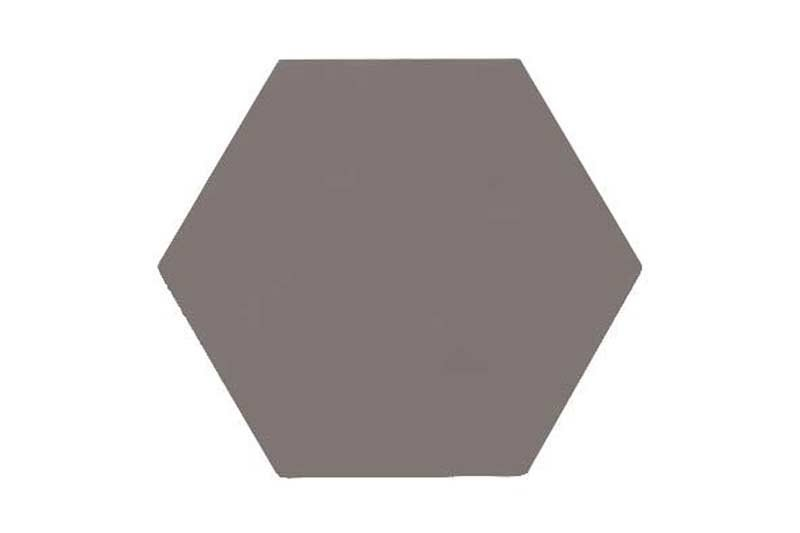
#> input picture pa2/images/hexagon.jpg, 800 x 533 px
$ python -i segment.py   (imports and definitions only)
#> lines starting #> are read from the running program, lines starting #| are printed output that depends on the picture
### pa2/student/colors.py
__colorStrings = ['000000',
 '00FF00',
 '0000FF',
 'FF0000',
 '01FFFE',
 'FFA6FE',
 'FFDB66',
 '006401',
 '010067',
 '95003A',
 '007DB5',
 'FF00F6',
 'FFEEE8',
 '774D00',
 '90FB92',
 '0076FF',
 'D5FF00',
 'FF937E',
 '6A826C',
 'FF029D',
 'FE8900',
 '7A4782',
 '7E2DD2',
 '85A900',
 'FF0056',
 'A42400',
 '00AE7E',
 '683D3B',
 'BDC6FF',
 '263400',
 'BDD393',
 '00B917',
 '9E008E',
 '001544',
 'C28C9F',
 'FF74A3',
 '01D0FF',
 '004754',
 'E56FFE',
 '788231',
 '0E4CA1',
 '91D0CB',
 'BE9970',
 '968AE8',
 'BB8800',
 '43002C',
 'DEFF74',
 '00FFC6',
 'FFE502',
 '620E00',
 '008F9C',
 '98FF52',
 '7544B1',
 'B500FF',
 '00FF78',
 'FF6E41',
 '005F39',
 '6B6882',
 '5FAD4E',
 'A75740',
 'A5FFD2',
 'FFB167',
 '009BFF',
 'E85EBE']


COLORS = []
for string in __colorStrings:
    COLORS.append([int('0x' +string[:2],0), int('0x' +string[2:4],0), int('0x' +string[4:],0)])


### pa2/student/segment.py
# segment.py - Segments an input image.
# Cornell University CS 4670/5670: Intro Computer Vision
import math
import numpy as np
import scipy
import scipy.sparse
from scipy.sparse import spdiags
from scipy.signal import convolve2d
import cv2
from colors import COLORS


#########################################################
###    Part A: Image Processing Functions
#########################################################

# TODO:PA2 Fill in this function
# [59 lines left out: functions normalizeImage, getDisplayGradient, not called in this run]

# TODO:PA2 Fill in this function
def takeXGradient(cvImage):
    '''
    Compute the x-derivative of the input image with an appropriate
    Sobel implementation. Should return an array made of floating
    point numbers.

    Parameters:
        cvImage - an (m x n) or (m x n x 3) image

    Return:
        xGrad - the derivative of cvImage at each position w.r.t. the x axis.

    '''
    cvImage32 = cvImage.astype(np.float32)
    filter1 = np.array([[1], [2], [1]], dtype = np.float32)
    filter2 = np.array([[1, 0, -1]], dtype = np.float32)
    shape = np.shape(cvImage32)
    if len(shape)==2:
        m,n = np.shape(cvImage32)
        conv1 = convolve2d(cvImage32, filter1, mode='same', boundary='fill', fillvalue=0)
        conv2 = convolve2d(conv1, filter2, mode='same', boundary='fill', fillvalue=0)
        return conv2
    else:#color image
        #convolve each channel seperately
        b,g,r = cv2.split(cvImage32)
        conv1_b = convolve2d(b,       filter1, mode='same', boundary='fill', fillvalue=0)
        conv2_b = convolve2d(conv1_b, filter2, mode='same', boundary='fill', fillvalue=0)
        conv1_g = convolve2d(g,       filter1, mode='same', boundary='fill', fillvalue=0)
        conv2_g = convolve2d(conv1_g, filter2, mode='same', boundary='fill', fillvalue=0)
        conv1_r = convolve2d(r,       filter1, mode='same', boundary='fill', fillvalue=0)
        conv2_r = convolve2d(conv1_r, filter2, mode='same', boundary='fill', fillvalue=0)
        img = cv2.merge((conv2_b,conv2_g,conv2_r))
        return img

    # TODO:PA2 Fill in this function
def takeYGradient(cvImage):
    # '''
    # Compute the y-derivative of the input image with an appropriate
    # Sobel implementation. Should return an array made of floating
    # point numbers.
    #
    # Parameters:
    #     cvImage - an (m x n) or (m x n x 3) image
    #
    # Return:
    # yGrad - the derivative of cvImage at each position w.r.t. the y axis.
    # '''
    cvImage32 = cvImage.astype(np.float32)
    filter1 = np.array([[1], [2], [1]], dtype = np.float32)
    filter2 = np.array([[1, 0, -1]], dtype = np.float32)
    shape = np.shape(cvImage32)
    if len(shape)==2:
        m,n = np.shape(cvImage32)
        conv1 = convolve2d(cvImage32, filter1, mode='same', boundary='fill', fillvalue=0)
        conv2 = convolve2d(conv1, filter2, mode='same', boundary='fill', fillvalue=0)
        return conv2
    else:#color image
        #convolve each channel seperately
        b,g,r = cvImage32[:,:,0],cvImage32[:,:,1],cvImage32[:,:,2] #cv2.split(cvImage32)
        conv1_b = convolve2d(b,       filter1, mode='same', boundary='fill', fillvalue=0)
        conv2_b = convolve2d(conv1_b, filter2, mode='same', boundary='fill', fillvalue=0)
        conv1_g = convolve2d(g,       filter1, mode='same', boundary='fill', fillvalue=0)
        conv2_g = convolve2d(conv1_g, filter2, mode='same', boundary='fill', fillvalue=0)
        conv1_r = convolve2d(r,       filter1, mode='same', boundary='fill', fillvalue=0)
        conv2_r = convolve2d(conv1_r, filter2, mode='same', boundary='fill', fillvalue=0)
        img = np.zeros(shape,dtype=np.float32)#cv2.merge((conv2_b,conv2_g,conv2_r))
        img [:,:,0] = conv2_b
        img [:,:,1] = conv2_g
        img [:,:,2] = conv2_r
        return img
    # # TODO:PA2 Fill in this function
def takeGradientMag(cvImage):
    '''
    Compute the gradient magnitude of the input image for each
    pixel in the image.

    Parameters:
        cvImage - an (m x n) or (m x n x 3) image

    Return:
        gradMag - the magnitude of the 2D gradient of cvImage.
    if multiple channels, handle each channel seperately.
    '''
    #take the gradient with respect to x and y and then find the magnitude of the gradient (by taking the dot product of it with itself)
    shape = np.shape(cvImage)
    if len(shape)==2:
        grad_x = (takeXGradient(cvImage))
        grad_x_sq = np.power(grad_x,2)
        grad_y = (takeYGradient(cvImage))
        grad_y_sq = np.power(grad_y,2)
        return np.power(np.add(grad_x_sq, grad_y_sq), .5)

    else:#color image
        #convolve each channel seperately
        grad_x = (takeXGradient(cvImage))
        grad_x_b,grad_x_g,grad_x_r = cv2.split(grad_x)
        grad_x_sq_b = np.power(grad_x_b,2)
        grad_x_sq_g = np.power(grad_x_g,2)
        grad_x_sq_r = np.power(grad_x_r,2)

        grad_y = (takeYGradient(cvImage))
        grad_y_b,grad_y_g,grad_y_r = cv2.split(grad_y)
        grad_y_sq_b = np.power(grad_y_b,2)
        grad_y_sq_g = np.power(grad_y_g,2)
        grad_y_sq_r = np.power(grad_y_r,2)

        sqrt_b = np.power(np.add(grad_x_sq_b, grad_y_sq_b), .5)
        sqrt_g =np.power(np.add(grad_x_sq_g, grad_y_sq_g), .5)
        sqrt_r =np.power(np.add(grad_x_sq_r, grad_y_sq_r), .5)

        mg = cv2.merge((sqrt_b,sqrt_g,sqrt_r))
        return mg

    #add the two squared gradients together and take the square root.

#########################################################
###    Part B: k-Means Segmentation Functions
#########################################################

# TODO:PA2 Fill in this function
# [285 lines left out: functions chooseRandomCenters, kMeansSolver, convertToHsv, kMeansSegmentation, getTotalNodeWeights, approxNormalizedBisect and 3 more, not called in this run]


>>> import cv2
>>> picture = cv2.imread('../images/hexagon.jpg')
#> picture is the input picture: shape (533, 800, 3); mean B, G, R 205.3, 205.5, 209.6
>>> result = takeGradientMag(picture)
#> in takeXGradient, `conv1_b = convolve2d(b,       filter1, mode='same', boundary='fill', f..`:
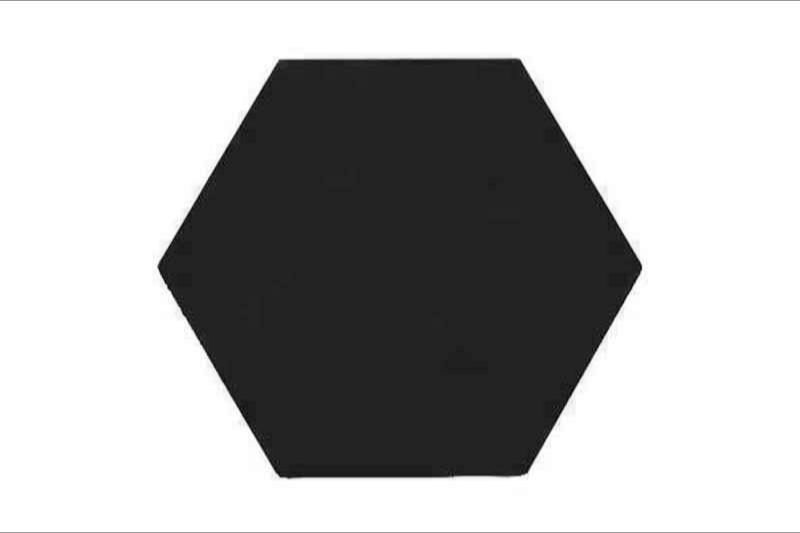
#> conv1_b: shape (533, 800) float32; min 379, max 1020, mean 820.4; drawn with min black and max white
#> in takeXGradient, `conv2_b = convolve2d(conv1_b, filter2, mode='same', boundary='fill', f..`:
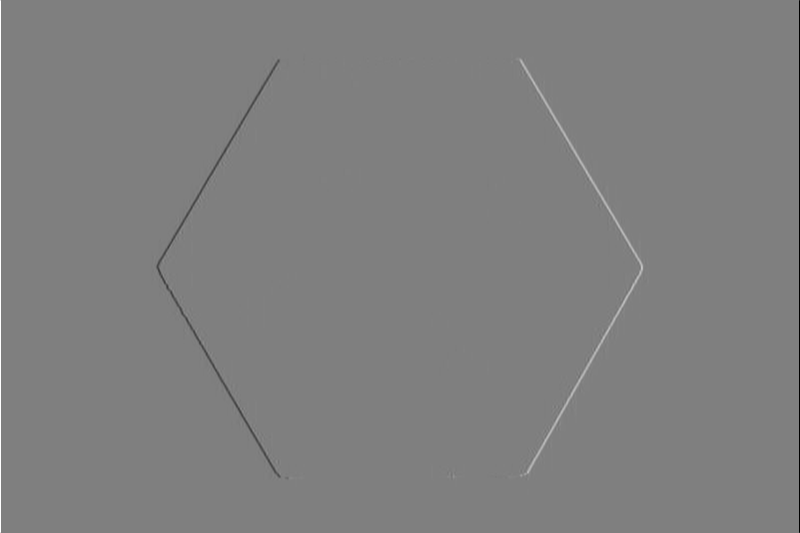
#> conv2_b: shape (533, 800) float32; min -1020, max 1020, mean 0; drawn with min black and max white
#> in takeGradientMag, `grad_x_sq_b = np.power(grad_x_b,2)`:
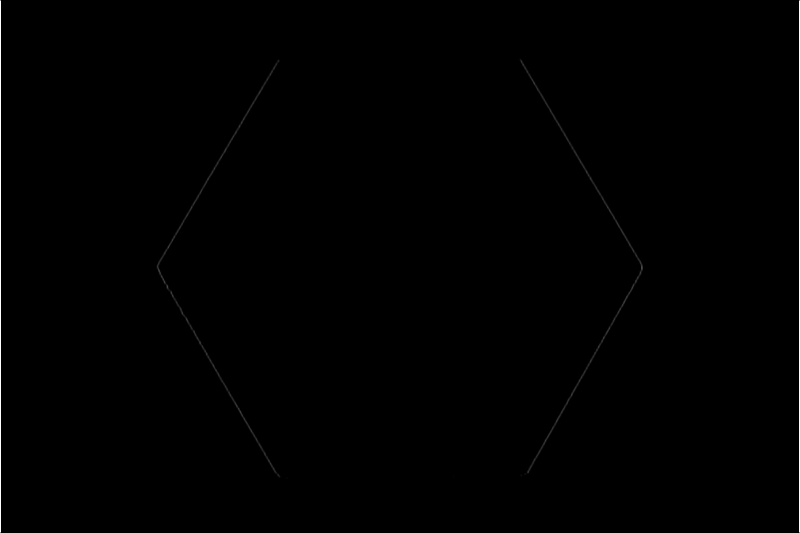
#> grad_x_sq_b: shape (533, 800) float32; min 0, max 1040400, mean 3297.9; drawn with min black and max white
#> in takeYGradient, `img [:,:,1] = conv2_g`:
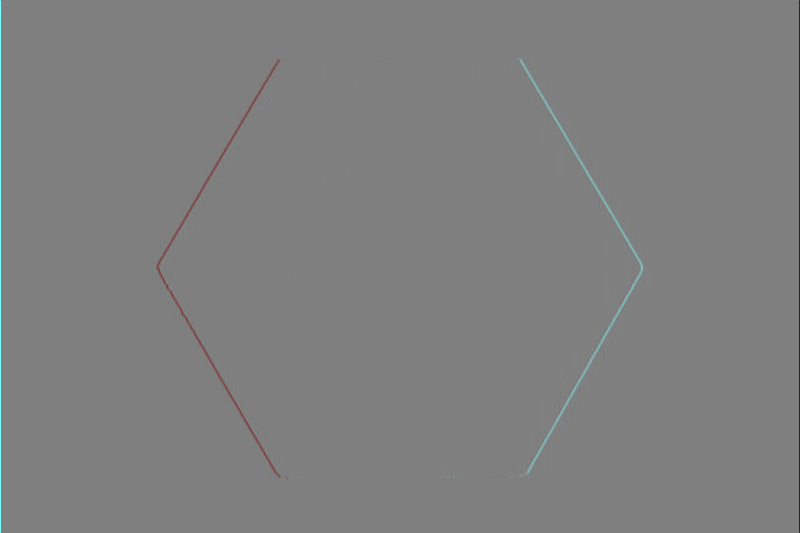
#> img: shape (533, 800, 3) float32; mean of channels 0, 1, 2 0, 0, 0; drawn with min black and max white
